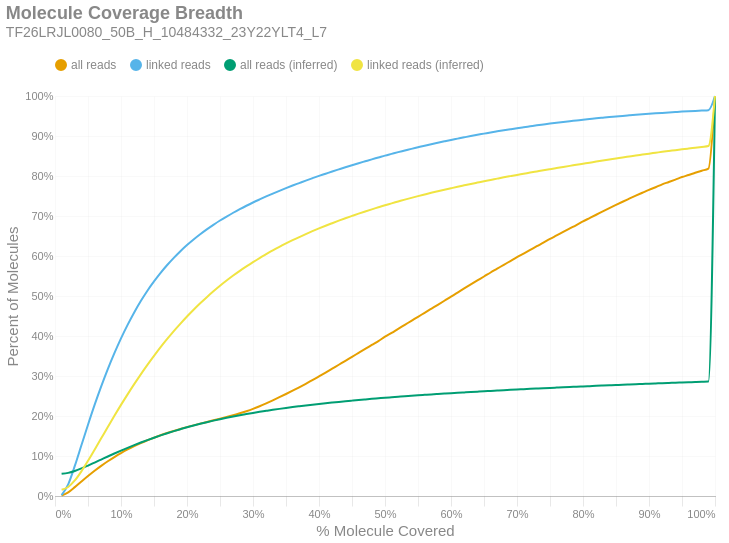

The code cell stored with this chart in its notebook:
### Markdown cell above
### Molecule Read Coverage
This chart shows molecule coverage breadth as computed by the number of bases aligned to that molecule. In other words, "*how much of each unique long molecule is actually sequenced/aligned?*" Keep in mind there is a distinction between sequences and alignments, since some sequences belonging to a particular molecule may not align well and wouldn't appear in the alignment data. This chart also shows molecule coverage breadth as computed by the *inferred fragment* from which the aligned sequences originate. Unlike read coverage, this calculation takes into account the total insert size, including unsequenced gaps between the forward and reverse reads. Like the previous figures, these are cumulative percents.

### Code cell
if SKIPLR:
    print_html(f"Skipped")
else:
    binned_df = consolidated_hist(valids['coverage_bp'], mask, 0.01, True)
    binned_df_inf = consolidated_hist(valids['coverage_inserts'], mask, 0.01, True)
    binned_df = binned_df.with_columns(pl.lit(binned_df_inf['all reads (cumsum)']).alias('all reads (inferred)'))
    binned_df = binned_df.with_columns(pl.lit(binned_df_inf['linked reads (cumsum)']).alias('linked reads (inferred)'))
    binned_df = binned_df.with_columns(
        (pl.col('bin').cast(pl.Float64) + 0.01).alias('right_edge')
    )

    with SafeRender(binned_df):
        (
            density_plot(binned_df, 'Molecule Coverage Breadth', samplename, 'molcov', ['all reads (inferred)','linked reads (inferred)'])
            .encode(
                #x=alt.X('bin:Q', title="% Molecule Covered").axis(format = '%').scale(padding=0),
                x=alt.X('right_edge:Q', title="% Molecule Covered").axis(format='%').scale(padding=0),
                y=alt.Y('value:Q', title='Percent of Molecules')
                    .axis(format='%')
                    .stack(False)
                    .scale(domainMin=0, padding=0),
                color=alt.Color("key:N").scale(domain = ["all reads", "linked reads", "all reads (inferred)", "linked reads (inferred)"]),
                tooltip = [
                    alt.Tooltip("key:N", title = "Data Type"),
                    alt.Tooltip("range_label:N", title="% Molecule Covered"),
                    alt.Tooltip("value:Q", format = ".2%", title="% Molecules")
                ]
            )
        ).display()

### Figure 1 — Vega-Lite specification as saved in the notebook (floating-point values rounded to 4 significant figures)
{"width": "container", "height": 400, "config": {"title": {"anchor": "start", "dy": -15, "fontSize": 18, "color": "#888888", "subtitleColor": "#888888", "subtitleFontSize": 14}, "arc": {"fill": "#0072B2"}, "axis": {"domainColor": "#888888", "domainWidth": 0.5, "gridWidth": 0.2, "grid": false, "titleFontWeight": 400, "titleFontSize": 15, "labelFontSize": 11, "labelColor": "#888888", "tickColor": "#888888", "tickWidth": 0.2, "titleColor": "#888888"}, "axisBand": {"grid": false}, "axisX": {"grid": true, "tickSize": 10, "domainCap": "round"}, "axisY": {"domain": false, "grid": true, "tickSize": 0, "domainCap": "round"}, "background": "transparent", "header": {"labelFontSize": 15, "labelColor": "#888888", "titleFontSize": 15, "titleFontWeight": 600, "titleColor": "#888888"}, "legend": {"labelFont": "sans-serif", "labelFontSize": 12, "labelColor": "#888888", "symbolSize": 100, "symbolType": "circle", "titleFontSize": 12, "titlePadding": 10, "titleColor": "#888888", "title": null, "orient": "top"}, "range": {"category": ["#E69F00", "#56B4E9", "#009E73", "#F0E442", "#0072B2", "#D55E00", "#CC79A7", "#000000"], "diverging": ["#cfe8f3", "#a2d4ec", "#73bfe2", "#46abdb", "#1696d2", "#12719e"]}, "area": {"fill": "#0072B2", "fillOpacity": 0.7, "line": true, "strokeOpacity": 0.7}, "line": {"color": "#0072B2", "stroke": "#0072B2", "strokeWidth": 2}, "trail": {"color": "#0072B2", "stroke": "#0072B2", "strokeWidth": 0, "size": 1}, "point": {"filled": true, "fillOpacity": 1.0, "size": 95}, "text": {"color": "#888888", "fontSize": 11, "align": "right", "fontWeight": 400, "size": 11}, "bar": {"fill": "#0072B2", "stroke": null}, "view": {"stroke": null, "continuousWidth": 660, "continuousHeight": 400}}, "data": {"name": "data-8342f173b666ad67a0d67bc86e49dda6"}, "mark": {"type": "line", "interpolate": "monotone", "point": {"opacity": 0, "size": 275}}, "encoding": {"color": {"field": "key", "scale": {"domain": ["all reads", "linked reads", "all reads (inferred)", "linked reads (inferred)"]}, "type": "nominal"}, "tooltip": [{"field": "key", "title": "Data Type", "type": "nominal"}, {"field": "range_label", "title": "% Molecule Covered", "type": "nominal"}, {"field": "value", "format": ".2%", "title": "% Molecules", "type": "quantitative"}], "x": {"axis": {"format": "%"}, "field": "right_edge", "scale": {"padding": 0}, "title": "% Molecule Covered", "type": "quantitative"}, "y": {"axis": {"format": "%"}, "field": "value", "scale": {"domainMin": 0, "padding": 0}, "stack": false, "title": "Percent of Molecules", "type": "quantitative"}}, "params": [{"name": "param_c36ac31b6afebe62", "select": {"type": "point", "fields": ["key"]}, "bind": "legend"}], "title": {"text": "Molecule Coverage Breadth", "subtitle": "TF26LRJL0080_50B_H_10484332_23Y22YLT4_L7"}, "transform": [{"fold": ["all reads (cumsum)", "linked reads (cumsum)", "all reads (inferred)", "linked reads (inferred)"]}, {"calculate": "replace(datum.key, ' (cumsum)', '')", "as": "key"}, {"filter": {"param": "param_c36ac31b6afebe62"}}], "usermeta": {"embedOptions": {"downloadFileName": "TF26LRJL0080_50B_H_10484332_23Y22YLT4_L7.molcov"}}, "$schema": "https://vega.github.io/schema/vega-lite/v6.4.1.json", "datasets": {"data-8342f173b666ad67a0d67bc86e49dda6": [{"bin": "0.0", "interval": "0.0-0.01", "all reads": 0.0009805, "linked reads": 0.002162, "all reads (cumsum)": 0.0009805, "linked reads (cumsum)": 0.002162, "range_label": "0.0-0.01", "all reads (inferred)": 0.05549, "linked reads (inferred)": 0.01555, "right_edge": 0.01}, {"bin": "0.01", "interval": "0.01-0.02", "all reads": 0.008274, "linked reads": 0.02709, "all reads (cumsum)": 0.009254, "linked reads (cumsum)": 0.02925, "range_label": "0.01-0.02", "all reads (inferred)": 0.05786, "linked reads (inferred)": 0.02256, "right_edge": 0.02}, {"bin": "0.02", "interval": "0.02-0.03", "all reads": 0.01298, "linked reads": 0.04591, "all reads (cumsum)": 0.02223, "linked reads (cumsum)": 0.07516, "range_label": "0.02-0.03", "all reads (inferred)": 0.06258, "linked reads (inferred)": 0.03888, "right_edge": 0.03}, {"bin": "0.03", "interval": "0.03-0.04", "all reads": 0.01401, "linked reads": 0.05167, "all reads (cumsum)": 0.03624, "linked reads (cumsum)": 0.1268, "range_label": "0.03-0.04", "all reads (inferred)": 0.06888, "linked reads (inferred)": 0.06169, "right_edge": 0.04}, {"bin": "0.04", "interval": "0.04-0.05", "all reads": 0.01374, "linked reads": 0.05127, "all reads (cumsum)": 0.04998, "linked reads (cumsum)": 0.1781, "range_label": "0.04-0.05", "all reads (inferred)": 0.07606, "linked reads (inferred)": 0.08788, "right_edge": 0.05}, {"bin": "0.05", "interval": "0.05-0.06", "all reads": 0.01319, "linked reads": 0.04953, "all reads (cumsum)": 0.06317, "linked reads (cumsum)": 0.2276, "range_label": "0.05-0.06", "all reads (inferred)": 0.08359, "linked reads (inferred)": 0.1158, "right_edge": 0.06}, {"bin": "0.06", "interval": "0.06-0.07", "all reads": 0.0123, "linked reads": 0.04636, "all reads (cumsum)": 0.07546, "linked reads (cumsum)": 0.274, "range_label": "0.06-0.07", "all reads (inferred)": 0.09115, "linked reads (inferred)": 0.1441, "right_edge": 0.07}, {"bin": "0.07", "interval": "0.07-0.08", "all reads": 0.01142, "linked reads": 0.04319, "all reads (cumsum)": 0.08689, "linked reads (cumsum)": 0.3172, "range_label": "0.07-0.08", "all reads (inferred)": 0.09872, "linked reads (inferred)": 0.1725, "right_edge": 0.08}, {"bin": "0.08", "interval": "0.08-0.09", "all reads": 0.01055, "linked reads": 0.03984, "all reads (cumsum)": 0.09743, "linked reads (cumsum)": 0.357, "range_label": "0.08-0.09", "all reads (inferred)": 0.1062, "linked reads (inferred)": 0.2005, "right_edge": 0.09}, {"bin": "0.09", "interval": "0.09-0.1", "all reads": 0.00983, "linked reads": 0.03708, "all reads (cumsum)": 0.1073, "linked reads (cumsum)": 0.3941, "range_label": "0.09-0.1", "all reads (inferred)": 0.1134, "linked reads (inferred)": 0.2278, "right_edge": 0.1}, {"bin": "0.1", "interval": "0.1-0.11", "all reads": 0.009013, "linked reads": 0.03383, "all reads (cumsum)": 0.1163, "linked reads (cumsum)": 0.4279, "range_label": "0.1-0.11", "all reads (inferred)": 0.1204, "linked reads (inferred)": 0.2541, "right_edge": 0.11}, {"bin": "0.11", "interval": "0.11-0.12", "all reads": 0.008308, "linked reads": 0.03104, "all reads (cumsum)": 0.1246, "linked reads (cumsum)": 0.459, "range_label": "0.11-0.12", "all reads (inferred)": 0.1271, "linked reads (inferred)": 0.2796, "right_edge": 0.12}, {"bin": "0.12", "interval": "0.12-0.13", "all reads": 0.007667, "linked reads": 0.02844, "all reads (cumsum)": 0.1323, "linked reads (cumsum)": 0.4874, "range_label": "0.12-0.13", "all reads (inferred)": 0.1336, "linked reads (inferred)": 0.3041, "right_edge": 0.13}, {"bin": "0.13", "interval": "0.13-0.14", "all reads": 0.007038, "linked reads": 0.02581, "all reads (cumsum)": 0.1393, "linked reads (cumsum)": 0.5132, "range_label": "0.13-0.14", "all reads (inferred)": 0.1398, "linked reads (inferred)": 0.3277, "right_edge": 0.14}, {"bin": "0.14", "interval": "0.14-0.15", "all reads": 0.006429, "linked reads": 0.02325, "all reads (cumsum)": 0.1457, "linked reads (cumsum)": 0.5365, "range_label": "0.14-0.15", "all reads (inferred)": 0.1458, "linked reads (inferred)": 0.3503, "right_edge": 0.15}, {"bin": "0.15", "interval": "0.15-0.16", "all reads": 0.006003, "linked reads": 0.02141, "all reads (cumsum)": 0.1517, "linked reads (cumsum)": 0.5579, "range_label": "0.15-0.16", "all reads (inferred)": 0.1515, "linked reads (inferred)": 0.372, "right_edge": 0.16}, {"bin": "0.16", "interval": "0.16-0.17", "all reads": 0.005606, "linked reads": 0.01962, "all reads (cumsum)": 0.1573, "linked reads (cumsum)": 0.5775, "range_label": "0.16-0.17", "all reads (inferred)": 0.157, "linked reads (inferred)": 0.3926, "right_edge": 0.17}, {"bin": "0.17", "interval": "0.17-0.18", "all reads": 0.005231, "linked reads": 0.01793, "all reads (cumsum)": 0.1626, "linked reads (cumsum)": 0.5954, "range_label": "0.17-0.18", "all reads (inferred)": 0.1622, "linked reads (inferred)": 0.4123, "right_edge": 0.18}, {"bin": "0.18", "interval": "0.18-0.19", "all reads": 0.004965, "linked reads": 0.01665, "all reads (cumsum)": 0.1675, "linked reads (cumsum)": 0.6121, "range_label": "0.18-0.19", "all reads (inferred)": 0.167, "linked reads (inferred)": 0.4307, "right_edge": 0.19}, {"bin": "0.19", "interval": "0.19-0.2", "all reads": 0.004719, "linked reads": 0.01538, "all reads (cumsum)": 0.1722, "linked reads (cumsum)": 0.6275, "range_label": "0.19-0.2", "all reads (inferred)": 0.1718, "linked reads (inferred)": 0.4488, "right_edge": 0.2}, {"bin": "0.2", "interval": "0.2-0.21", "all reads": 0.004381, "linked reads": 0.01392, "all reads (cumsum)": 0.1766, "linked reads (cumsum)": 0.6414, "range_label": "0.2-0.21", "all reads (inferred)": 0.1763, "linked reads (inferred)": 0.4658, "right_edge": 0.21}, {"bin": "0.21", "interval": "0.21-0.22", "all reads": 0.004258, "linked reads": 0.01299, "all reads (cumsum)": 0.1809, "linked reads (cumsum)": 0.6544, "range_label": "0.21-0.22", "all reads (inferred)": 0.1805, "linked reads (inferred)": 0.4819, "right_edge": 0.22}, {"bin": "0.22", "interval": "0.22-0.23", "all reads": 0.004197, "linked reads": 0.01224, "all reads (cumsum)": 0.1851, "linked reads (cumsum)": 0.6666, "range_label": "0.22-0.23", "all reads (inferred)": 0.1846, "linked reads (inferred)": 0.4971, "right_edge": 0.23}, {"bin": "0.23", "interval": "0.23-0.24", "all reads": 0.00419, "linked reads": 0.01135, "all reads (cumsum)": 0.1893, "linked reads (cumsum)": 0.678, "range_label": "0.23-0.24", "all reads (inferred)": 0.1884, "linked reads (inferred)": 0.5117, "right_edge": 0.24}, {"bin": "0.24", "interval": "0.24-0.25", "all reads": 0.004193, "linked reads": 0.01078, "all reads (cumsum)": 0.1935, "linked reads (cumsum)": 0.6887, "range_label": "0.24-0.25", "all reads (inferred)": 0.1921, "linked reads (inferred)": 0.5257, "right_edge": 0.25}, {"bin": "0.25", "interval": "0.25-0.26", "all reads": 0.004096, "linked reads": 0.009866, "all reads (cumsum)": 0.1976, "linked reads (cumsum)": 0.6986, "range_label": "0.25-0.26", "all reads (inferred)": 0.1955, "linked reads (inferred)": 0.5387, "right_edge": 0.26}, {"bin": "0.26", "interval": "0.26-0.27", "all reads": 0.00437, "linked reads": 0.009518, "all reads (cumsum)": 0.2019, "linked reads (cumsum)": 0.7081, "range_label": "0.26-0.27", "all reads (inferred)": 0.1988, "linked reads (inferred)": 0.5511, "right_edge": 0.27}, {"bin": "0.27", "interval": "0.27-0.28", "all reads": 0.004756, "linked reads": 0.008965, "all reads (cumsum)": 0.2067, "linked reads (cumsum)": 0.7171, "range_label": "0.27-0.28", "all reads (inferred)": 0.2019, "linked reads (inferred)": 0.5629, "right_edge": 0.28}, {"bin": "0.28", "interval": "0.28-0.29", "all reads": 0.005282, "linked reads": 0.008536, "all reads (cumsum)": 0.212, "linked reads (cumsum)": 0.7256, "range_label": "0.28-0.29", "all reads (inferred)": 0.2048, "linked reads (inferred)": 0.5739, "right_edge": 0.29}, {"bin": "0.29", "interval": "0.29-0.3", "all reads": 0.005839, "linked reads": 0.008074, "all reads (cumsum)": 0.2178, "linked reads (cumsum)": 0.7337, "range_label": "0.29-0.3", "all reads (inferred)": 0.2077, "linked reads (inferred)": 0.5846, "right_edge": 0.3}, {"bin": "0.3", "interval": "0.3-0.31", "all reads": 0.006504, "linked reads": 0.007658, "all reads (cumsum)": 0.2243, "linked reads (cumsum)": 0.7414, "range_label": "0.3-0.31", "all reads (inferred)": 0.2104, "linked reads (inferred)": 0.5949, "right_edge": 0.31}, {"bin": "0.31", "interval": "0.31-0.32", "all reads": 0.007275, "linked reads": 0.007483, "all reads (cumsum)": 0.2316, "linked reads (cumsum)": 0.7488, "range_label": "0.31-0.32", "all reads (inferred)": 0.2129, "linked reads (inferred)": 0.6045, "right_edge": 0.32}, {"bin": "0.32", "interval": "0.32-0.33", "all reads": 0.0076, "linked reads": 0.007185, "all reads (cumsum)": 0.2392, "linked reads (cumsum)": 0.756, "range_label": "0.32-0.33", "all reads (inferred)": 0.2154, "linked reads (inferred)": 0.6139, "right_edge": 0.33}, {"bin": "0.33", "interval": "0.33-0.34", "all reads": 0.007816, "linked reads": 0.006896, "all reads (cumsum)": 0.247, "linked reads (cumsum)": 0.7629, "range_label": "0.33-0.34", "all reads (inferred)": 0.2178, "linked reads (inferred)": 0.6229, "right_edge": 0.34}, {"bin": "0.34", "interval": "0.34-0.35", "all reads": 0.008051, "linked reads": 0.00671, "all reads (cumsum)": 0.2551, "linked reads (cumsum)": 0.7696, "range_label": "0.34-0.35", "all reads (inferred)": 0.2201, "linked reads (inferred)": 0.6313, "right_edge": 0.35}, {"bin": "0.35", "interval": "0.35-0.36", "all reads": 0.008295, "linked reads": 0.0065, "all reads (cumsum)": 0.2633, "linked reads (cumsum)": 0.7761, "range_label": "0.35-0.36", "all reads (inferred)": 0.2222, "linked reads (inferred)": 0.6395, "right_edge": 0.36}, {"bin": "0.36", "interval": "0.36-0.37", "all reads": 0.008454, "linked reads": 0.006209, "all reads (cumsum)": 0.2718, "linked reads (cumsum)": 0.7823, "range_label": "0.36-0.37", "all reads (inferred)": 0.2243, "linked reads (inferred)": 0.6472, "right_edge": 0.37}, {"bin": "0.37", "interval": "0.37-0.38", "all reads": 0.008774, "linked reads": 0.006217, "all reads (cumsum)": 0.2806, "linked reads (cumsum)": 0.7886, "range_label": "0.37-0.38", "all reads (inferred)": 0.2263, "linked reads (inferred)": 0.6548, "right_edge": 0.38}, {"bin": "0.38", "interval": "0.38-0.39", "all reads": 0.008946, "linked reads": 0.005915, "all reads (cumsum)": 0.2895, "linked reads (cumsum)": 0.7945, "range_label": "0.38-0.39", "all reads (inferred)": 0.2282, "linked reads (inferred)": 0.662, "right_edge": 0.39}, {"bin": "0.39", "interval": "0.39-0.4", "all reads": 0.009387, "linked reads": 0.005779, "all reads (cumsum)": 0.2989, "linked reads (cumsum)": 0.8003, "range_label": "0.39-0.4", "all reads (inferred)": 0.2301, "linked reads (inferred)": 0.669, "right_edge": 0.4}, {"bin": "0.4", "interval": "0.4-0.41", "all reads": 0.009528, "linked reads": 0.005498, "all reads (cumsum)": 0.3084, "linked reads (cumsum)": 0.8058, "range_label": "0.4-0.41", "all reads (inferred)": 0.2319, "linked reads (inferred)": 0.6756, "right_edge": 0.41}, {"bin": "0.41", "interval": "0.41-0.42", "all reads": 0.009841, "linked reads": 0.005543, "all reads (cumsum)": 0.3183, "linked reads (cumsum)": 0.8113, "range_label": "0.41-0.42", "all reads (inferred)": 0.2336, "linked reads (inferred)": 0.682, "right_edge": 0.42}, {"bin": "0.42", "interval": "0.42-0.43", "all reads": 0.009866, "linked reads": 0.005307, "all reads (cumsum)": 0.3281, "linked reads (cumsum)": 0.8166, "range_label": "0.42-0.43", "all reads (inferred)": 0.2353, "linked reads (inferred)": 0.6883, "right_edge": 0.43}, {"bin": "0.43", "interval": "0.43-0.44", "all reads": 0.009832, "linked reads": 0.005258, "all reads (cumsum)": 0.338, "linked reads (cumsum)": 0.8219, "range_label": "0.43-0.44", "all reads (inferred)": 0.2369, "linked reads (inferred)": 0.6944, "right_edge": 0.44}, {"bin": "0.44", "interval": "0.44-0.45", "all reads": 0.009977, "linked reads": 0.005094, "all reads (cumsum)": 0.3479, "linked reads (cumsum)": 0.827, "range_label": "0.44-0.45", "all reads (inferred)": 0.2384, "linked reads (inferred)": 0.7002, "right_edge": 0.45}, {"bin": "0.45", "interval": "0.45-0.46", "all reads": 0.009801, "linked reads": 0.004987, "all reads (cumsum)": 0.3578, "linked reads (cumsum)": 0.8319, "range_label": "0.45-0.46", "all reads (inferred)": 0.24, "linked reads (inferred)": 0.706, "right_edge": 0.46}, {"bin": "0.46", "interval": "0.46-0.47", "all reads": 0.009855, "linked reads": 0.004832, "all reads (cumsum)": 0.3676, "linked reads (cumsum)": 0.8368, "range_label": "0.46-0.47", "all reads (inferred)": 0.2414, "linked reads (inferred)": 0.7114, "right_edge": 0.47}, {"bin": "0.47", "interval": "0.47-0.48", "all reads": 0.0101, "linked reads": 0.004824, "all reads (cumsum)": 0.3777, "linked reads (cumsum)": 0.8416, "range_label": "0.47-0.48", "all reads (inferred)": 0.2428, "linked reads (inferred)": 0.7166, "right_edge": 0.48}, {"bin": "0.48", "interval": "0.48-0.49", "all reads": 0.009728, "linked reads": 0.00464, "all reads (cumsum)": 0.3874, "linked reads (cumsum)": 0.8462, "range_label": "0.48-0.49", "all reads (inferred)": 0.2442, "linked reads (inferred)": 0.7217, "right_edge": 0.49}, {"bin": "0.49", "interval": "0.49-0.5", "all reads": 0.01079, "linked reads": 0.004739, "all reads (cumsum)": 0.3982, "linked reads (cumsum)": 0.851, "range_label": "0.49-0.5", "all reads (inferred)": 0.2456, "linked reads (inferred)": 0.7269, "right_edge": 0.5}, {"bin": "0.5", "interval": "0.5-0.51", "all reads": 0.009372, "linked reads": 0.00433, "all reads (cumsum)": 0.4076, "linked reads (cumsum)": 0.8553, "range_label": "0.5-0.51", "all reads (inferred)": 0.2469, "linked reads (inferred)": 0.7316, "right_edge": 0.51}, {"bin": "0.51", "interval": "0.51-0.52", "all reads": 0.01034, "linked reads": 0.004337, "all reads (cumsum)": 0.4179, "linked reads (cumsum)": 0.8596, "range_label": "0.51-0.52", "all reads (inferred)": 0.2481, "linked reads (inferred)": 0.7363, "right_edge": 0.52}, {"bin": "0.52", "interval": "0.52-0.53", "all reads": 0.00999, "linked reads": 0.004041, "all reads (cumsum)": 0.4279, "linked reads (cumsum)": 0.8637, "range_label": "0.52-0.53", "all reads (inferred)": 0.2494, "linked reads (inferred)": 0.741, "right_edge": 0.53}, {"bin": "0.53", "interval": "0.53-0.54", "all reads": 0.01007, "linked reads": 0.004158, "all reads (cumsum)": 0.438, "linked reads (cumsum)": 0.8678, "range_label": "0.53-0.54", "all reads (inferred)": 0.2506, "linked reads (inferred)": 0.7454, "right_edge": 0.54}, {"bin": "0.54", "interval": "0.54-0.55", "all reads": 0.009925, "linked reads": 0.003959, "all reads (cumsum)": 0.4479, "linked reads (cumsum)": 0.8718, "range_label": "0.54-0.55", "all reads (inferred)": 0.2517, "linked reads (inferred)": 0.7497, "right_edge": 0.55}, {"bin": "0.55", "interval": "0.55-0.56", "all reads": 0.01014, "linked reads": 0.003945, "all reads (cumsum)": 0.4581, "linked reads (cumsum)": 0.8757, "range_label": "0.55-0.56", "all reads (inferred)": 0.2528, "linked reads (inferred)": 0.7538, "right_edge": 0.56}, {"bin": "0.56", "interval": "0.56-0.57", "all reads": 0.009962, "linked reads": 0.003829, "all reads (cumsum)": 0.468, "linked reads (cumsum)": 0.8796, "range_label": "0.56-0.57", "all reads (inferred)": 0.2539, "linked reads (inferred)": 0.7579, "right_edge": 0.57}, {"bin": "0.57", "interval": "0.57-0.58", "all reads": 0.009877, "linked reads": 0.003599, "all reads (cumsum)": 0.4779, "linked reads (cumsum)": 0.8832, "range_label": "0.57-0.58", "all reads (inferred)": 0.255, "linked reads (inferred)": 0.7618, "right_edge": 0.58}, {"bin": "0.58", "interval": "0.58-0.59", "all reads": 0.01017, "linked reads": 0.003529, "all reads (cumsum)": 0.4881, "linked reads (cumsum)": 0.8867, "range_label": "0.58-0.59", "all reads (inferred)": 0.256, "linked reads (inferred)": 0.7656, "right_edge": 0.59}, {"bin": "0.59", "interval": "0.59-0.6", "all reads": 0.01042, "linked reads": 0.003459, "all reads (cumsum)": 0.4985, "linked reads (cumsum)": 0.8902, "range_label": "0.59-0.6", "all reads (inferred)": 0.2571, "linked reads (inferred)": 0.7694, "right_edge": 0.6}, {"bin": "0.6", "interval": "0.6-0.61", "all reads": 0.01, "linked reads": 0.003295, "all reads (cumsum)": 0.5085, "linked reads (cumsum)": 0.8935, "range_label": "0.6-0.61", "all reads (inferred)": 0.2581, "linked reads (inferred)": 0.7731, "right_edge": 0.61}, {"bin": "0.61", "interval": "0.61-0.62", "all reads": 0.01036, "linked reads": 0.003283, "all reads (cumsum)": 0.5189, "linked reads (cumsum)": 0.8967, "range_label": "0.61-0.62", "all reads (inferred)": 0.259, "linked reads (inferred)": 0.7766, "right_edge": 0.62}, {"bin": "0.62", "interval": "0.62-0.63", "all reads": 0.01009, "linked reads": 0.003226, "all reads (cumsum)": 0.529, "linked reads (cumsum)": 0.9, "range_label": "0.62-0.63", "all reads (inferred)": 0.26, "linked reads (inferred)": 0.7801, "right_edge": 0.63}, {"bin": "0.63", "interval": "0.63-0.64", "all reads": 0.009974, "linked reads": 0.003067, "all reads (cumsum)": 0.5389, "linked reads (cumsum)": 0.903, "range_label": "0.63-0.64", "all reads (inferred)": 0.2609, "linked reads (inferred)": 0.7835, "right_edge": 0.64}, {"bin": "0.64", "interval": "0.64-0.65", "all reads": 0.009796, "linked reads": 0.002903, "all reads (cumsum)": 0.5487, "linked reads (cumsum)": 0.9059, "range_label": "0.64-0.65", "all reads (inferred)": 0.2619, "linked reads (inferred)": 0.7869, "right_edge": 0.65}, {"bin": "0.65", "interval": "0.65-0.66", "all reads": 0.01004, "linked reads": 0.00294, "all reads (cumsum)": 0.5588, "linked reads (cumsum)": 0.9089, "range_label": "0.65-0.66", "all reads (inferred)": 0.2627, "linked reads (inferred)": 0.7901, "right_edge": 0.66}, {"bin": "0.66", "interval": "0.66-0.67", "all reads": 0.009553, "linked reads": 0.002743, "all reads (cumsum)": 0.5683, "linked reads (cumsum)": 0.9116, "range_label": "0.66-0.67", "all reads (inferred)": 0.2636, "linked reads (inferred)": 0.7934, "right_edge": 0.67}, {"bin": "0.67", "interval": "0.67-0.68", "all reads": 0.009679, "linked reads": 0.002676, "all reads (cumsum)": 0.578, "linked reads (cumsum)": 0.9143, "range_label": "0.67-0.68", "all reads (inferred)": 0.2645, "linked reads (inferred)": 0.7966, "right_edge": 0.68}, {"bin": "0.68", "interval": "0.68-0.69", "all reads": 0.00937, "linked reads": 0.002619, "all reads (cumsum)": 0.5874, "linked reads (cumsum)": 0.9169, "range_label": "0.68-0.69", "all reads (inferred)": 0.2654, "linked reads (inferred)": 0.7997, "right_edge": 0.69}, {"bin": "0.69", "interval": "0.69-0.7", "all reads": 0.009543, "linked reads": 0.002561, "all reads (cumsum)": 0.5969, "linked reads (cumsum)": 0.9195, "range_label": "0.69-0.7", "all reads (inferred)": 0.2662, "linked reads (inferred)": 0.8027, "right_edge": 0.7}, {"bin": "0.7", "interval": "0.7-0.71", "all reads": 0.009108, "linked reads": 0.002419, "all reads (cumsum)": 0.606, "linked reads (cumsum)": 0.9219, "range_label": "0.7-0.71", "all reads (inferred)": 0.267, "linked reads (inferred)": 0.8056, "right_edge": 0.71}, {"bin": "0.71", "interval": "0.71-0.72", "all reads": 0.009144, "linked reads": 0.002374, "all reads (cumsum)": 0.6152, "linked reads (cumsum)": 0.9243, "range_label": "0.71-0.72", "all reads (inferred)": 0.2678, "linked reads (inferred)": 0.8086, "right_edge": 0.72}, {"bin": "0.72", "interval": "0.72-0.73", "all reads": 0.009274, "linked reads": 0.002384, "all reads (cumsum)": 0.6244, "linked reads (cumsum)": 0.9267, "range_label": "0.72-0.73", "all reads (inferred)": 0.2686, "linked reads (inferred)": 0.8115, "right_edge": 0.73}, {"bin": "0.73", "interval": "0.73-0.74", "all reads": 0.008965, "linked reads": 0.002192, "all reads (cumsum)": 0.6334, "linked reads (cumsum)": 0.9288, "range_label": "0.73-0.74", "all reads (inferred)": 0.2694, "linked reads (inferred)": 0.8143, "right_edge": 0.74}, {"bin": "0.74", "interval": "0.74-0.75", "all reads": 0.009365, "linked reads": 0.002178, "all reads (cumsum)": 0.6428, "linked reads (cumsum)": 0.931, "range_label": "0.74-0.75", "all reads (inferred)": 0.2702, "linked reads (inferred)": 0.8171, "right_edge": 0.75}, {"bin": "0.75", "interval": "0.75-0.76", "all reads": 0.008647, "linked reads": 0.002038, "all reads (cumsum)": 0.6514, "linked reads (cumsum)": 0.9331, "range_label": "0.75-0.76", "all reads (inferred)": 0.271, "linked reads (inferred)": 0.8199, "right_edge": 0.76}, {"bin": "0.76", "interval": "0.76-0.77", "all reads": 0.008789, "linked reads": 0.001956, "all reads (cumsum)": 0.6602, "linked reads (cumsum)": 0.935, "range_label": "0.76-0.77", "all reads (inferred)": 0.2717, "linked reads (inferred)": 0.8226, "right_edge": 0.77}, {"bin": "0.77", "interval": "0.77-0.78", "all reads": 0.008666, "linked reads": 0.001904, "all reads (cumsum)": 0.6689, "linked reads (cumsum)": 0.9369, "range_label": "0.77-0.78", "all reads (inferred)": 0.2725, "linked reads (inferred)": 0.8253, "right_edge": 0.78}, {"bin": "0.78", "interval": "0.78-0.79", "all reads": 0.008611, "linked reads": 0.001847, "all reads (cumsum)": 0.6775, "linked reads (cumsum)": 0.9388, "range_label": "0.78-0.79", "all reads (inferred)": 0.2732, "linked reads (inferred)": 0.828, "right_edge": 0.79}, {"bin": "0.79", "interval": "0.79-0.8", "all reads": 0.009064, "linked reads": 0.001895, "all reads (cumsum)": 0.6865, "linked reads (cumsum)": 0.9407, "range_label": "0.79-0.8", "all reads (inferred)": 0.2739, "linked reads (inferred)": 0.8307, "right_edge": 0.8}, {"bin": "0.8", "interval": "0.8-0.81", "all reads": 0.008252, "linked reads": 0.001711, "all reads (cumsum)": 0.6948, "linked reads (cumsum)": 0.9424, "range_label": "0.8-0.81", "all reads (inferred)": 0.2747, "linked reads (inferred)": 0.8333, "right_edge": 0.81}, {"bin": "0.81", "interval": "0.81-0.82", "all reads": 0.008308, "linked reads": 0.00173, "all reads (cumsum)": 0.7031, "linked reads (cumsum)": 0.9441, "range_label": "0.81-0.82", "all reads (inferred)": 0.2754, "linked reads (inferred)": 0.8361, "right_edge": 0.82}, {"bin": "0.82", "interval": "0.82-0.83", "all reads": 0.008455, "linked reads": 0.001616, "all reads (cumsum)": 0.7116, "linked reads (cumsum)": 0.9457, "range_label": "0.82-0.83", "all reads (inferred)": 0.2761, "linked reads (inferred)": 0.8387, "right_edge": 0.83}, {"bin": "0.83", "interval": "0.83-0.84", "all reads": 0.008226, "linked reads": 0.001582, "all reads (cumsum)": 0.7198, "linked reads (cumsum)": 0.9473, "range_label": "0.83-0.84", "all reads (inferred)": 0.2768, "linked reads (inferred)": 0.8412, "right_edge": 0.84}, {"bin": "0.84", "interval": "0.84-0.85", "all reads": 0.00797, "linked reads": 0.00141, "all reads (cumsum)": 0.7278, "linked reads (cumsum)": 0.9487, "range_label": "0.84-0.85", "all reads (inferred)": 0.2775, "linked reads (inferred)": 0.8437, "right_edge": 0.85}, {"bin": "0.85", "interval": "0.85-0.86", "all reads": 0.007861, "linked reads": 0.001494, "all reads (cumsum)": 0.7356, "linked reads (cumsum)": 0.9502, "range_label": "0.85-0.86", "all reads (inferred)": 0.2782, "linked reads (inferred)": 0.8462, "right_edge": 0.86}, {"bin": "0.86", "interval": "0.86-0.87", "all reads": 0.007648, "linked reads": 0.001382, "all reads (cumsum)": 0.7433, "linked reads (cumsum)": 0.9516, "range_label": "0.86-0.87", "all reads (inferred)": 0.2789, "linked reads (inferred)": 0.8487, "right_edge": 0.87}, {"bin": "0.87", "interval": "0.87-0.88", "all reads": 0.007589, "linked reads": 0.001362, "all reads (cumsum)": 0.7509, "linked reads (cumsum)": 0.953, "range_label": "0.87-0.88", "all reads (inferred)": 0.2796, "linked reads (inferred)": 0.8511, "right_edge": 0.88}, {"bin": "0.88", "interval": "0.88-0.89", "all reads": 0.007305, "linked reads": 0.0013, "all reads (cumsum)": 0.7582, "linked reads (cumsum)": 0.9543, "range_label": "0.88-0.89", "all reads (inferred)": 0.2802, "linked reads (inferred)": 0.8535, "right_edge": 0.89}, {"bin": "0.89", "interval": "0.89-0.9", "all reads": 0.007259, "linked reads": 0.001218, "all reads (cumsum)": 0.7654, "linked reads (cumsum)": 0.9555, "range_label": "0.89-0.9", "all reads (inferred)": 0.2809, "linked reads (inferred)": 0.8559, "right_edge": 0.9}, {"bin": "0.9", "interval": "0.9-0.91", "all reads": 0.006523, "linked reads": 0.001182, "all reads (cumsum)": 0.7719, "linked reads (cumsum)": 0.9567, "range_label": "0.9-0.91", "all reads (inferred)": 0.2815, "linked reads (inferred)": 0.8581, "right_edge": 0.91}, {"bin": "0.91", "interval": "0.91-0.92", "all reads": 0.00717, "linked reads": 0.001119, "all reads (cumsum)": 0.7791, "linked reads (cumsum)": 0.9578, "range_label": "0.91-0.92", "all reads (inferred)": 0.2821, "linked reads (inferred)": 0.8604, "right_edge": 0.92}, {"bin": "0.92", "interval": "0.92-0.93", "all reads": 0.005839, "linked reads": 0.001093, "all reads (cumsum)": 0.7849, "linked reads (cumsum)": 0.9589, "range_label": "0.92-0.93", "all reads (inferred)": 0.2827, "linked reads (inferred)": 0.8625, "right_edge": 0.93}, {"bin": "0.93", "interval": "0.93-0.94", "all reads": 0.006108, "linked reads": 0.001053, "all reads (cumsum)": 0.7911, "linked reads (cumsum)": 0.9599, "range_label": "0.93-0.94", "all reads (inferred)": 0.2832, "linked reads (inferred)": 0.8645, "right_edge": 0.94}, {"bin": "0.94", "interval": "0.94-0.95", "all reads": 0.006318, "linked reads": 0.001032, "all reads (cumsum)": 0.7974, "linked reads (cumsum)": 0.9609, "range_label": "0.94-0.95", "all reads (inferred)": 0.2838, "linked reads (inferred)": 0.8667, "right_edge": 0.95}, {"bin": "0.95", "interval": "0.95-0.96", "all reads": 0.005054, "linked reads": 0.0009659, "all reads (cumsum)": 0.8024, "linked reads (cumsum)": 0.9619, "range_label": "0.95-0.96", "all reads (inferred)": 0.2844, "linked reads (inferred)": 0.8687, "right_edge": 0.96}, {"bin": "0.96", "interval": "0.96-0.97", "all reads": 0.005533, "linked reads": 0.0008785, "all reads (cumsum)": 0.808, "linked reads (cumsum)": 0.9628, "range_label": "0.96-0.97", "all reads (inferred)": 0.285, "linked reads (inferred)": 0.8707, "right_edge": 0.97}, {"bin": "0.97", "interval": "0.97-0.98", "all reads": 0.005352, "linked reads": 0.0008094, "all reads (cumsum)": 0.8133, "linked reads (cumsum)": 0.9636, "range_label": "0.97-0.98", "all reads (inferred)": 0.2856, "linked reads (inferred)": 0.8727, "right_edge": 0.98}, {"bin": "0.98", "interval": "0.98-0.99", "all reads": 0.005153, "linked reads": 0.0008516, "all reads (cumsum)": 0.8185, "linked reads (cumsum)": 0.9645, "range_label": "0.98-0.99", "all reads (inferred)": 0.2863, "linked reads (inferred)": 0.8749, "right_edge": 0.99}, {"bin": "0.99", "interval": "0.99-1.0", "all reads": 0.1815, "linked reads": 0.03554, "all reads (cumsum)": 1.0, "linked reads (cumsum)": 1.0, "range_label": "0.99-1.0", "all reads (inferred)": 1.0, "linked reads (inferred)": 1.0, "right_edge": 1.0}]}}
